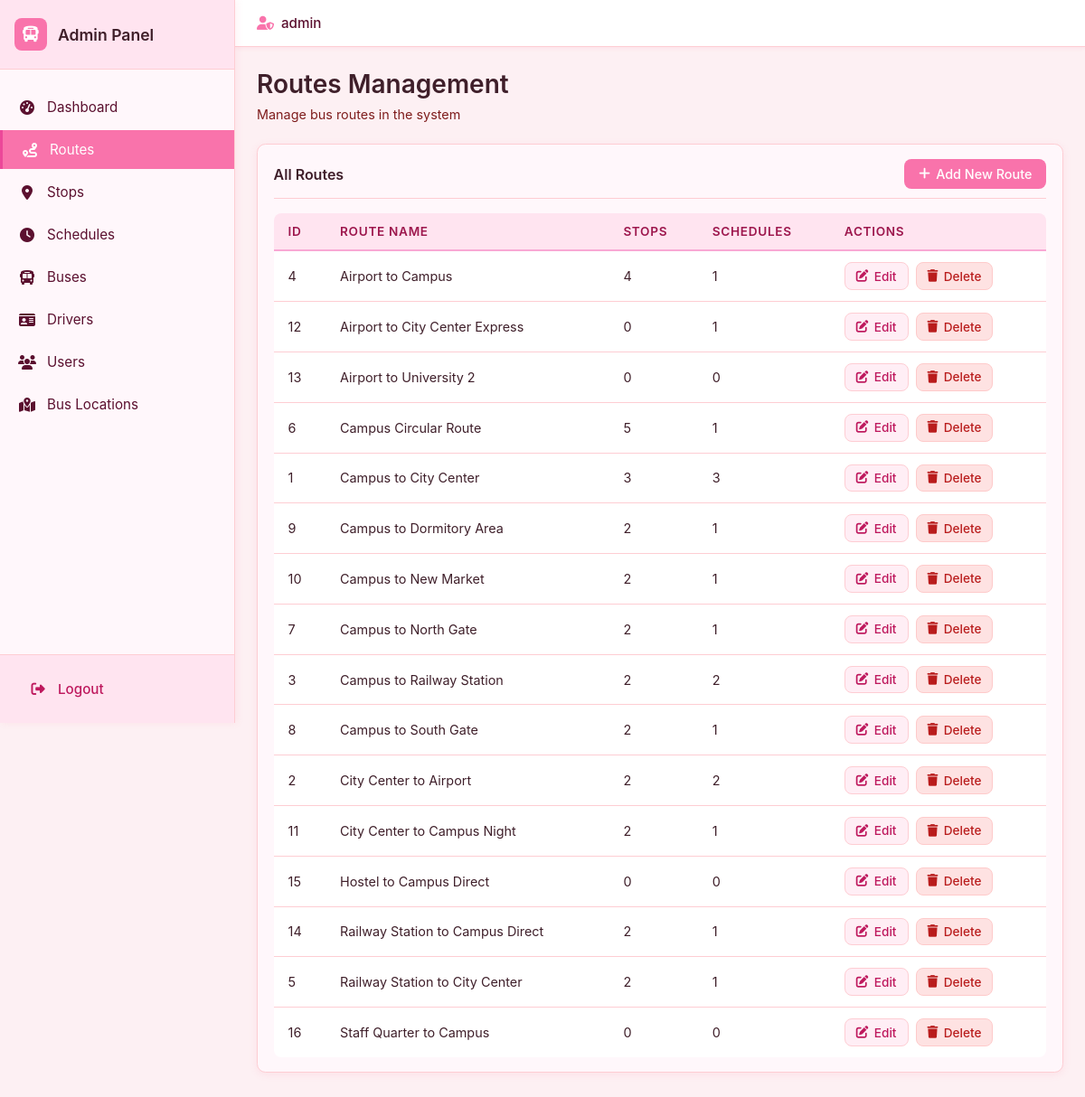
The page /admin/routes/index.php (signed in) on the database its author committed.
### tables this page shows
CREATE TABLE `route` (
  `route_id` int(11) NOT NULL,
  `route_name` varchar(100) NOT NULL
);

### admin/routes/index.php (the view, shortened to what this page needs)
<?php
include __DIR__ . "/../../includes/db.php";
include __DIR__ . "/../../includes/admin_header.php";
$routes = [];
$sql = "
    SELECT
        r.route_id,
        r.route_name,
        COUNT(DISTINCT rs.stop_id) as stop_count,
        COUNT(DISTINCT s.schedule_id) as schedule_count
    FROM route r
    LEFT JOIN route_stops rs ON rs.route_id = r.route_id
    LEFT JOIN schedule s ON s.route_id = r.route_id
    GROUP BY r.route_id, r.route_name
    ORDER BY r.route_name ASC
";
if ($result = mysqli_query($conn, $sql)) {
    while ($row = mysqli_fetch_assoc($result)) {
        $routes[] = $row;
    }
}
?>
<div class="admin-page-header">
    <h1 class="admin-page-title">Routes Management</h1>
    <p class="admin-page-subtitle">Manage bus routes in the system</p>
</div>
<div class="admin-card">
    <div class="admin-card-header">
        <h2 class="admin-card-title">All Routes</h2>
        <a href="/bus/admin/routes/add.php" class="admin-btn admin-btn-primary">
            <i class="fa-solid fa-plus"></i> Add New Route
        </a>
    </div>
    <?php if (!empty($routes)): ?>
        <div class="admin-table-wrapper">
            <table class="admin-table">
                <thead>
                    <tr>
                        <th>ID</th>
                        <th>Route Name</th>
                        <th>Stops</th>
                        <th>Schedules</th>
                        <th>Actions</th>
                    </tr>
                </thead>
                <tbody>
                    <?php foreach ($routes as $route): ?>
                        <tr>
                            <td><?php echo htmlspecialchars($route['route_id']); ?></td>
                            <td><?php echo htmlspecialchars($route['route_name']); ?></td>
                            <td><?php echo htmlspecialchars($route['stop_count']); ?></td>
                            <td><?php echo htmlspecialchars($route['schedule_count']); ?></td>
                            <td>
                                <div class="admin-actions">
                                    <a href="/bus/admin/routes/edit.php?id=<?php echo $route['route_id']; ?>" class="admin-btn admin-btn-secondary admin-btn-sm">
                                        <i class="fa-solid fa-edit"></i> Edit
                                    </a>
                                    <a href="/bus/admin/routes/delete.php?id=<?php echo $route['route_id']; ?>" class="admin-btn admin-btn-danger admin-btn-sm" onclick="return confirm('Are you sure you want to delete this route?');">
                                        <i class="fa-solid fa-trash"></i> Delete
                                    </a>
                                </div>
                            </td>
                        </tr>
                    <?php endforeach; ?>
                </tbody>
            </table>
        </div>
    <?php endif; ?>
</div>
<?php include __DIR__ . "/../../includes/admin_footer.php"; ?>

### assets/css/style.css (style rules this page uses)
*, *::before, *::after { box-sizing: border-box; margin: 0; padding: 0; }
body { font-family: -apple-system, BlinkMacSystemFont, "Segoe UI", Arial, sans-serif; background: #ffeef5; color: #3f1f2a; min-height: 100vh; }

### assets/css/admin.css (style rules this page uses)
.admin-body { margin: 0; padding: 0; font-family: -apple-system, BlinkMacSystemFont, 'Segoe UI', Roboto, 'Helvetica Neue', Arial, sans-serif; background: #fdf0f3; color: #3f1f2a; }
.admin-page-header { margin-bottom: 1.5rem; }
.admin-page-title { font-size: 1.75rem; font-weight: 600; color: #3f1f2a; margin: 0 0 0.5rem 0; }
.admin-page-subtitle { font-size: 0.9rem; color: #7f1d1d; margin: 0; }
.admin-card { background: #fff7fb; border-radius: 0.6rem; padding: 1rem 1.1rem; border: 1px solid #fecdd3; box-shadow: 0 2px 8px rgba(248, 113, 150, 0.12); margin-bottom: 1.25rem; }
.admin-card-header { display: flex; align-items: center; justify-content: space-between; margin-bottom: 0.85rem; padding-bottom: 0.65rem; border-bottom: 1px solid #fecdd3; }
.admin-card-title { font-size: 1rem; font-weight: 600; color: #3f1f2a; margin: 0; }
.admin-table-wrapper { overflow-x: auto; margin-top: 1rem; }
.admin-table { width: 100%; border-collapse: collapse; background: #ffffff; border-radius: 0.5rem; overflow: hidden; }
.admin-table thead { background: #ffe4f0; }
.admin-table th { padding: 0.75rem 1rem; text-align: left; font-weight: 600; font-size: 0.85rem; color: #9d174d; text-transform: uppercase; letter-spacing: 0.05em; border-bottom: 2px solid #f9a8d4; }
.admin-table td { padding: 0.75rem 1rem; border-bottom: 1px solid #fecdd3; color: #3f1f2a; font-size: 0.9rem; }
.admin-table tbody tr:last-child td { border-bottom: none; }
.admin-actions { display: flex; gap: 0.5rem; align-items: center; }
.admin-btn { display: inline-flex; align-items: center; gap: 0.4rem; padding: 0.5rem 1rem; border-radius: 0.5rem; border: none; font-size: 0.9rem; font-weight: 500; cursor: pointer; text-decoration: none; transition: all 0.2s ease; }
.admin-btn-primary { background: #f973ab; color: #ffffff; }
.admin-btn-secondary { background: #ffeef5; color: #be185d; border: 1px solid #fecdd3; }
.admin-btn-danger { background: #fee2e2; color: #b91c1c; border: 1px solid #fecaca; }
.admin-btn-sm { padding: 0.4rem 0.75rem; font-size: 0.85rem; }

### rows shown on the page
route: route_id "4", route_name "Airport to Campus", stop_count "4", schedule_count "1"
route: route_id "12", route_name "Airport to City Center Express", stop_count "0", schedule_count "1"
route: route_id "13", route_name "Airport to University 2", stop_count "0", schedule_count "0"
route: route_id "6", route_name "Campus Circular Route", stop_count "5", schedule_count "1"
route: route_id "1", route_name "Campus to City Center", stop_count "3", schedule_count "3"
route: route_id "9", route_name "Campus to Dormitory Area", stop_count "2", schedule_count "1"
route: route_id "10", route_name "Campus to New Market", stop_count "2", schedule_count "1"
route: route_id "7", route_name "Campus to North Gate", stop_count "2", schedule_count "1"
route: route_id "3", route_name "Campus to Railway Station", stop_count "2", schedule_count "2"
route: route_id "8", route_name "Campus to South Gate", stop_count "2", schedule_count "1"
route: route_id "2", route_name "City Center to Airport", stop_count "2", schedule_count "2"
route: route_id "11", route_name "City Center to Campus Night", stop_count "2", schedule_count "1"
route: route_id "15", route_name "Hostel to Campus Direct", stop_count "0", schedule_count "0"
route: route_id "14", route_name "Railway Station to Campus Direct", stop_count "2", schedule_count "1"
route: route_id "5", route_name "Railway Station to City Center", stop_count "2", schedule_count "1"
route: route_id "16", route_name "Staff Quarter to Campus", stop_count "0", schedule_count "0"

### other values the page prints
$_SESSION['admin_username'] "admin"
